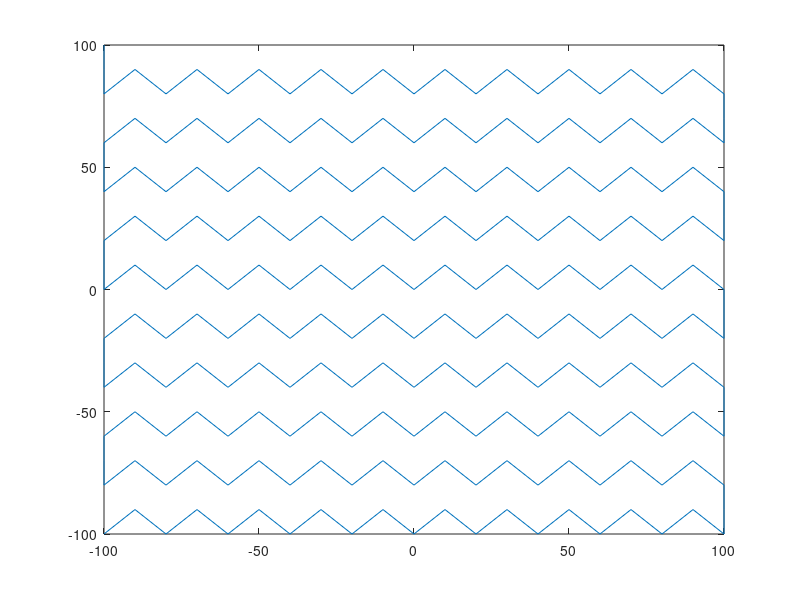

Here is the MATLAB script that generated this plot:
clear;
v = 1;
m_x = 10;
m_y = 10;
start_y = -100;
start_x = -100;
verso_x = 1;
verso_y = 1; %1=verso positivo -1=verso negativo
x_original = zeros(1,10);
y_original = zeros(1,10);
x_original(1) = start_x;
y_original(1) = start_y;
i = 1;
while y_original(i) ~=  100
    i = i+1;
    x_original(i) = x_original(i-1) + m_x*verso_x;
    y_original(i) = y_original(i-1) + m_y*verso_y;
    verso_y = verso_y*(-1);
    if x_original(i) == -100 || x_original(i) == 100
        i = i+1;
        x_original(i) = x_original(i-1);
        y_original(i) = y_original(i-1) + m_y;
        i = i+1;
        x_original(i) = x_original(i-1);
        y_original(i) = y_original(i-1) + m_y;
        verso_x = verso_x*(-1);
    end
end
x_original = x_original.';
y_original = y_original.';
z_original = ones(length(x_original),1)*-1000;
t = zeros(length(x_original),1);
t(1) = 100;
t_g = 40;
for i=2:length(t)
    d = sqrt((x_original(i)-x_original(i-1))^2 + (y_original(i)-y_original(i-1))^2 + (z_original(i)-z_original(i-1))^2);
    t(i) = t(i-1) + d + t_g;
end
%save('original_path.mat','x_original','y_original');
plot(x_original,y_original)
csvwrite(['rov_path_multihop',int2str(t_g),'.csv'],[t,x_original,y_original,z_original]);